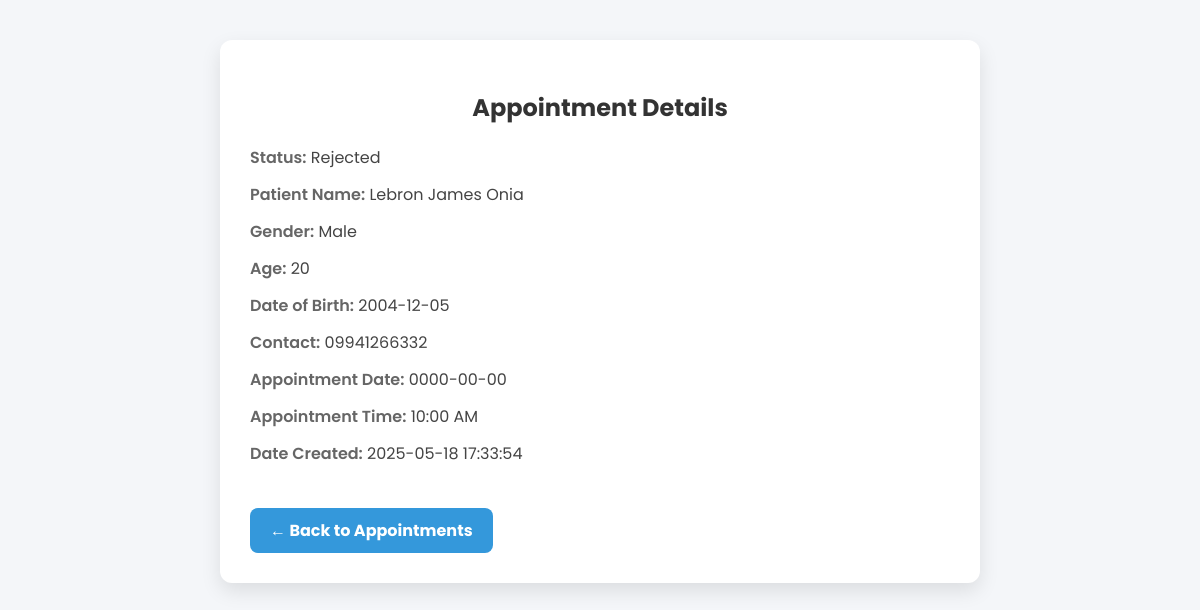
The app's page /schedEase/view.php?id=6 with its own data.
### tables this page shows
CREATE TABLE `appointments` (
  `id` int(11) NOT NULL,
  `user_id` int(11) NOT NULL,
  `date` date NOT NULL,
  `time` time NOT NULL,
  `status` varchar(50) DEFAULT 'Pending',
  `date_created` timestamp NOT NULL DEFAULT current_timestamp()
);

CREATE TABLE `users` (
  `id` int(11) NOT NULL,
  `username` varchar(50) NOT NULL,
  `full_name` varchar(100) NOT NULL,
  `email` varchar(100) NOT NULL,
  `password` varchar(255) NOT NULL,
  `gender` enum('Male','Female','Other') NOT NULL,
  `dob` date NOT NULL,
  `contact` varchar(20) NOT NULL,
  `is_admin` tinyint(1) NOT NULL DEFAULT 0,
  `created_at` timestamp NOT NULL DEFAULT current_timestamp()
);

### schedEase/view.php (the view, shortened to what this page needs)
<?php
$host = "localhost";
$user = "root";
$password = "";
$dbname = "sched_db";
$conn = new mysqli($host, $user, $password, $dbname);
$appointment = null;
if (isset($_GET['id'])) {
    $id = intval($_GET['id']);
    $sql = "SELECT
                a.*,
                u.full_name AS patient_name,
                u.gender,
                TIMESTAMPDIFF(YEAR, u.dob, CURDATE()) AS age,
                u.dob,
                u.contact
            FROM appointments a
            JOIN users u ON a.user_id = u.id
            WHERE a.id = $id";
    $result = $conn->query($sql);
    if ($result && $result->num_rows === 1) {
        $appointment = $result->fetch_assoc();
    }
}
?>
<!DOCTYPE html>
<html lang="en">
<head>
</head>
<body>
<div class="container">
    <h2>Appointment Details</h2>
    <?php if ($appointment): ?>
        <div class="detail">
            <p><span class="label">Status:</span> <?= htmlspecialchars($appointment['status']) ?></p>
            <p><span class="label">Patient Name:</span> <?= htmlspecialchars($appointment['patient_name']) ?></p>
            <p><span class="label">Gender:</span> <?= htmlspecialchars($appointment['gender']) ?></p>
            <p><span class="label">Age:</span> <?= htmlspecialchars($appointment['age']) ?></p>
            <p><span class="label">Date of Birth:</span> <?= htmlspecialchars($appointment['dob']) ?></p>
            <p><span class="label">Contact:</span> <?= htmlspecialchars($appointment['contact']) ?></p>
            <p><span class="label">Appointment Date:</span> <?= htmlspecialchars($appointment['date']) ?></p>
            <p><span class="label">Appointment Time:</span> <?= date("h:i A", strtotime($appointment['time'])) ?></p>
            <p><span class="label">Date Created:</span> <?= htmlspecialchars($appointment['date_created']) ?></p>
        </div>
    <?php else: ?>
        <p style="color:red;">Appointment not found.</p>
    <?php endif; ?>
    <a href="appointments.php" class="back-btn">&larr; Back to Appointments</a>
</div>
</body>
</html>

### schedEase/view.php (style rules this page uses)
body { font-family: 'Poppins', sans-serif; background-color: #f4f6f9; margin: 0; padding: 40px; }
.container { background: #fff; padding: 30px; border-radius: 12px; box-shadow: 0 8px 20px rgba(0,0,0,0.1); max-width: 700px; margin: auto; }
h2 { text-align: center; color: #333; }
.detail { margin-top: 20px; }
.detail p { margin: 12px 0; font-size: 1rem; color: #444; }
.label { font-weight: 600; color: #666; }
.back-btn { display: inline-block; margin-top: 30px; text-decoration: none; background-color: #3498db; color: #fff; padding: 10px 20px; border-radius: 8px; font-weight: bold; transition: background-color 0.3s ease; }

### records on screen
appointments: status "Rejected", user.full_name "Lebron James Onia", user.gender "Male", user.dob "2004-12-05", user.contact "09941266332", date "0000-00-00", time "10:00 AM", date_created "2025-05-18 17:33:54"

### other values on screen
$appointment['age'] "20"
